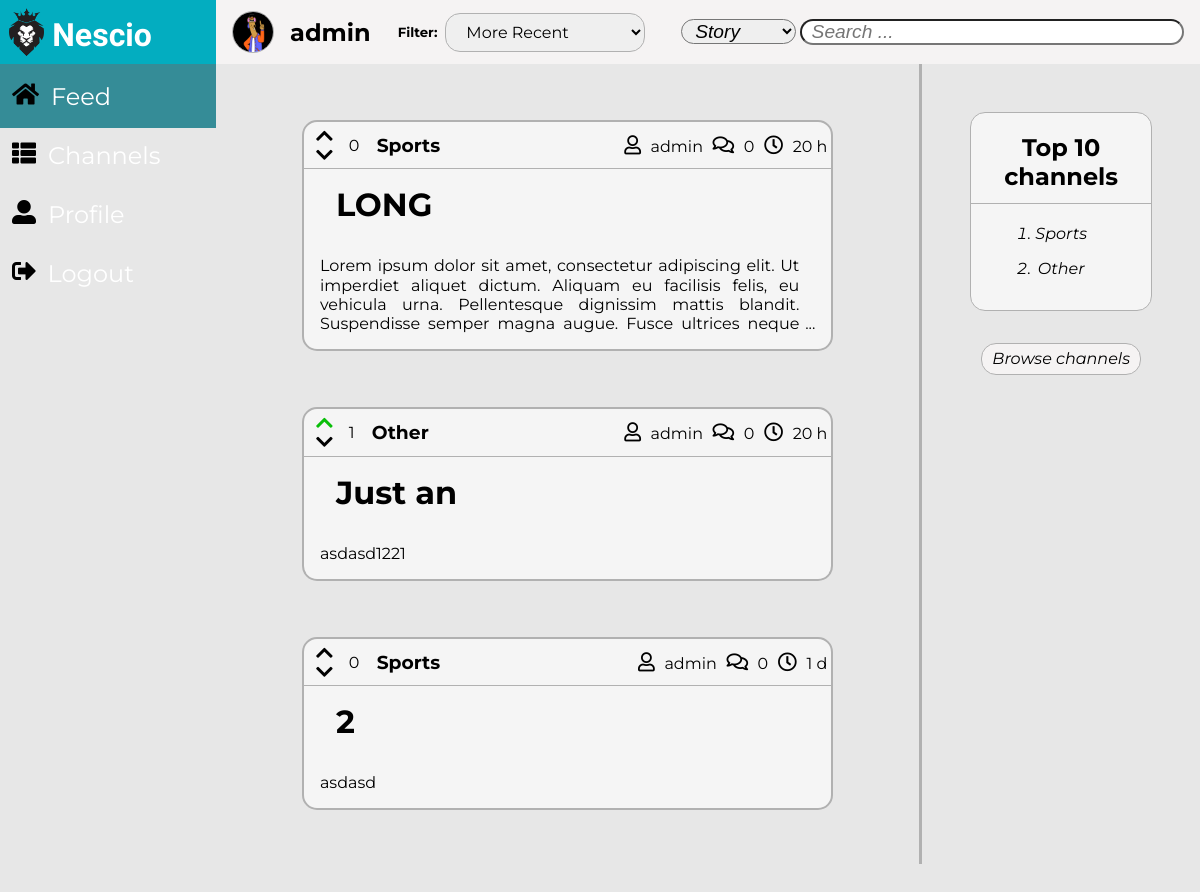
The app's page /pages/feed.php (signed in) with its own data.
### tables this page shows
CREATE TABLE Story(
    storyID INTEGER NOT NULL PRIMARY KEY,
    storyTitle TEXT NOT NULL,
    storyContent TEXT NOT NULL,
    storyPoints INTEGER,
    storyAuthor TEXT NOT NULL REFERENCES User(username),
    storyComments INTEGER NOT NULL,
    storyTime TEXT NOT NULL,
    channelName TEXT NOT NULL REFERENCES Channel(name)       
);

### pages/feed.php (called while the page is built, shortened)
<?php
    include_once('../includes/functions.php');
    include_once('../templates/tpl_common.php');
    include_once('../templates/tpl_stories.php');
    include_once('../templates/tpl_general_aside.php');
    include_once('../database/db_channel.php');
    include_once('../database/db_user.php');
    $username = $_SESSION['username'];
    $filter = isset($_GET['filter']) ? $_GET['filter'] : 2;
    $searchFilter = isset($_GET['searchFilter']) ? $_GET['searchFilter'] : 2;
    $stories = isset($_GET['search']) ? get_search_stories($filter, $searchFilter, $_GET['search']) : get_user_channel_stories($username, $filter);
    $storiesVotes = []; $votedStories = [];
    foreach($stories as $story) {
      $votes = get_story_votes($story['storyID']);
      $storiesVotes[$story['storyID']] = $votes == null ? 0 : $votes;
      $votedStories[$story['storyID']] = get_user_story_vote($username, $story['storyID']);
    }
    $channels = get_top_channels();
    draw_common(htmlentities($username), ['stories.css', 'general_aside.css'], [], htmlentities($filter), htmlentities($searchFilter));
    draw_stories(htmlentities_all($stories), htmlentities_all($storiesVotes), htmlentities_all($votedStories));
    draw_general_aside(htmlentities_all($channels), display_messages());
    draw_footer();
?>

### includes/functions.php (called while the page is built, shortened)
<?php function orderBy($value) {
    switch($value) {
    default:
        return 'storyID DESC';
    break;
    }
}
function data_converter($storyTime) {
    $newStoryTime = new DateTime(date('Y-m-d H:i:s'));
    $oldStoryTime = new DateTime($storyTime);
    $interval = date_diff($newStoryTime, $oldStoryTime);
    if($interval->format('%y') !== '0')
        return $interval->format('%y Y');
    else if($interval->format('%m') !== '0')
        return $interval->format('%m M');
    else if($interval->format('%d') !== '0')
        return $interval->format('%d d');
    else if($interval->format('%h') !== '0')
        return $interval->format('%h h');
    else if($interval->format('%i') !== '0')
        return $interval->format('%i m');
    else
        return $interval->format('%s s');
}
?>
<?php function get_image($default, $directory, $folder, $element) {
    $image = $default;
    $extensions = ['jpg', 'png', 'gif'];
    for($index = 0; $index < count($extensions); $index++) {
        if(file_exists($directory . $element . '.' . $extensions[$index])) {
            $image = $folder . $element . '.' . $extensions[$index];
            break;
        }
    }
    return $image;
} ?>

### database/db_user.php (called while the page is built, shortened)
<?php
    include_once('../includes/functions.php');
    function get_user_channel_stories($username, $filter) {
      $db = Database::instance()->db();
      $stmt = $db->prepare('SELECT * FROM Story WHERE Story.channelName IN (
                            SELECT channelName FROM Subscription WHERE username = ?) ORDER BY ' . orderBy($filter));
      $stmt->execute(array($username));
      return $stmt->fetchAll();
    }
?>

### database/db_channel.php (called while the page is built, shortened)
<?php
  include_once('../includes/functions.php');
      function get_top_channels() {
        $db = Database::instance()->db();
        $stmt = $db->prepare('SELECT channelName, count(*) as followers FROM Subscription GROUP BY channelName
                        UNION SELECT name, 0 as followers FROM Channel WHERE name NOT IN (SELECT channelName FROM Subscription) GROUP BY name ORDER BY followers DESC LIMIT 10');
        $stmt->execute(array());
        return $stmt->fetchall();
      }
?>

### templates/tpl_stories.php (the view, shortened to what this page needs)
<?php function draw_stories($stories, $storiesVotes, $votedStories) { ?>
    <div id="masterStories">
        <form method="get" action="../pages/story.php">
            <section id="stories">  <?php
                foreach($stories as $story) { ?>
                    <article id="<?= $story['storyID'] ?>" class="storyArticle">
                        <header id="storyHeader">
                            <div id="story_<?= $story['storyID'] ?>_votes" >
                                <div>
                                    <?php
                                        if($votedStories[$story['storyID']] == 1) { ?>
                                            <div class="votes">
                                                <div>
                                                    <i id="voteUp" class="fas fa-chevron-up"></i>
                                                    <i class="fas fa-chevron-down"></i>
                                                </div>
                                                <span class="storyVotes"><?= htmlentities($storiesVotes[$story['storyID']]) ?></span>
                                            </div>
                                        <?php }
                                        else if($votedStories[$story['storyID']] == -1) { ?>
                                            <div class="votes">
                                                <div>
                                                    <i class="fas fa-chevron-up"></i>
                                                    <i id="voteDown" class="fas fa-chevron-down"></i>
                                                </div>
                                                <span class="storyVotes"><?= htmlentities($storiesVotes[$story['storyID']]) ?></span>
                                            </div>
                                        <?php }
                                        else { ?>
                                            <div class="votes">
                                                <div>
                                                    <i class="fas fa-chevron-up"></i>
                                                    <i class="fas fa-chevron-down"></i>
                                                </div>
                                                <span class="storyVotes"><?= htmlentities($storiesVotes[$story['storyID']]) ?></span>
                                            </div>
                                        <?php }
                                    ?>
                                    <a href="../pages/channel.php?channelName=<?= $story['channelName'] ?>"><h3><?= $story['channelName'] ?></h3></a>
                                </div>
                                <div>
                                    <a class="author" href="../pages/profile.php?username=<?= $story['storyAuthor'] ?>"><i class="far fa-user"></i><?= $story['storyAuthor'] ?></a>
                                    <a class="comments" href="../pages/story.php?storyID=<?= $story['storyID'] ?>#comments"><i class="far fa-comments"></i><?= $story['storyComments'] ?></a>
                                    <span class="date"><i class="far fa-clock"></i><?= data_converter($story['storyTime']) ?></span>
                                </div>
                            </div>
                            <div>
                                <h1><?= $story['storyTitle'] ?></h1>
                            </div>
                        </header>
                        <div id="storySinopse">
                            <p><?= $story['storyContent'] ?></p>
                        </div>
                    </article>
                <?php } ?>
            </section>
        </form>
    </div>
<?php } ?>

### templates/tpl_common.php (shortened to what this page needs)
<?php function draw_common($username, $css_files, $js_files, $filter, $searchFilter) { ?>
    <!DOCTYPE <!DOCTYPE html>
    <html>
        <head>
            <link rel="stylesheet" href="https://use.fontawesome.com/releases/v5.5.0/css/all.css">
            <link rel="stylesheet" type="text/css" media="screen" href="../css/common.css" />
            <?php foreach($css_files as $css_file) { ?>
                <link rel="stylesheet" type="text/css" media="screen" href="../css/<?=$css_file?>" />
            <?php } ?>
        </head>
        <body>
            <?php draw_dynamic_bar($username) ?>
            <?php draw_tool_bar($username, $filter, $searchFilter) ?>
<?php } ?>
<?php function draw_dynamic_bar($username) { ?>
    <header id="dynamicBar">
        <div id="header">
            <img src="../resources/images/default/logo.png" alt="Logo">
            <h1>Nescio</h1>
        </div>
        <nav id="menu">
            <div class="mainMenu">
                <i class="fa fa-home"></i><a href="../pages/feed.php">Feed</a>
            </div>
            <div class="mainMenu">
                <i class="fa fa-th-list"></i><a href="../pages/subscriptions.php?show=subscriptions">Channels</a>
            </div>
            <div class="mainMenu">
                <i class="fa fa-user-alt"></i><a href="../pages/profile.php?username=<?= $username ?>">Profile</a>
            </div>
            <div class="mainMenu">
                <i class="fa fa-sign-out-alt"></i><a href="../actions/action_logout.php">Logout</a>
            </div>
        </nav>
    </header>
<? } ?>
<?php function draw_tool_bar($username, $filter, $searchFilter) { ?>
    <div id="toolBar">
        <div id="info">
            <img id="asideIMG" src="../resources/images/<?= get_image('default/defaultUser.jpg', '../resources/images/users/', 'users/', sha1($username)) ?>" alt="User Image">
            <a id="user-name" href="../pages/profile.php?username=<?= $username ?>"><h5><?= $username ?></h5></a>
        </div>
        <?php draw_story_filter($filter) ?>
        <?php draw_search_filter($searchFilter) ?>
    </div>
<? } ?>
<?php function draw_story_filter($filter) { ?>
    <div id="filters">
        <h5>Filter:</h5>
        <form method="get" action="<?= $_SERVER['PHP_SELF']?>">
            <select name="filter" id="filterID">
                <option <? echo $filter == 2 ? 'selected ' : '' ?>value="2">More Recent</option>
            </select>
        </form>
    </div>
<? } ?>
<?php function draw_search_filter($searchFilter) { ?>
    <div id="search">
        <form method="get" action="<?= $_SERVER['PHP_SELF']?>">
            <select name="searchFilter" id="searchFilterID">
                <option <? echo $searchFilter == 2 ? 'selected ' : '' ?>value="2">Story</option>
            </select>
            <input type="search" id="searchField" name="search" placeholder="Search ...">
        </form>
    </div>
<? } ?>
<?php function draw_footer() { ?>
        </body>
    </html>
<?php } ?>

### templates/tpl_general_aside.php (shortened to what this page needs)
<?php function draw_general_aside($channels, $messages) { ?>
    <aside>
        <div>
            <h1>Top 10 channels</h1>
            <form method="get" action="../pages/channel.php">
                <ul>
                    <?php
                        foreach($channels as $channel) {
                            ?>
                            <li id="<?= $channel['channelName'] ?>" class="asideChannelList"><?= $channel['channelName'] ?></li>
                        <?php }
                    ?>
                </ul>
            </form>
        </div>
        <form method="post" action="../pages/subscriptions.php?show=all">
            <button id="browseChannels" type="submit">Browse channels</button>
        </form>
    </aside>
<?php } ?>

### css/common.css (style rules this page uses)
:root { --background-color: rgb(231, 231, 231); --background-header-color: rgb(3, 173, 192); --background-menu-color: rgb(53, 140, 151); --background-toolBar-color: rgb(245, 243, 243); --site-name-color: white; --site-name-font: 'Exo', sans-serif; --menu-color: white; --menu-icons-color: black; --menu-font: 'Montserrat', sans-serif; --toolBar-font: 'Montserrat', sans-serif; --toolBar-info-font-size: 1.5em; --toolBar-filter-font-size: 1em; --border-color: rgb(177, 177, 177); --messages-font: 'Montserrat', sans-serif; --success-fg-color: rgb(86, 155, 13); --error-fg-color: rgb(218, 2, 13); }
body { margin: 0em; display: grid; height: 100%; overflow: hidden; grid-template-columns: auto 5.5fr 2fr; grid-template-rows: 4em 100%; grid-template-areas: "header toolBar toolBar" "menu content aside"; background-color: var(--background-color); }
#dynamicBar { width: 3.5em; transition: 1s; }
#header { grid-area: header; display: flex; background-color: var(--background-header-color); }
#header > img { max-width: 3em; max-height: 3em; padding: 0.5em 0.5em 0.5em 0.55em; }
#header > h1 { margin: 0em; padding: 0.5em 0.5em 0em 0em; height: 1.5em; display: flex; font-family: var(--site-name-font); color: var(--site-name-color); opacity: 0; transition: 0.75s; visibility: hidden; }
#menu { grid-area: menu; height: 100%; background-color: var(--background-menu-color); }
#menu { margin: 0%; flex-direction: column; display: flex; font-size: 1.5em; color: var(--menu-icons-color); }
#menu div { padding: 0.5em 0.5em; height: 1.5em; display: flex; }
#menu .mainMenu a { padding-top: 0.25em; font-family: var(--menu-font); color: var(--menu-color); opacity: 0; transition: 0.75s; visibility: hidden; }
#menu div i { padding: 0.25em 0.5em 0em 0em; color: var(--menu-icons-color); }
#toolBar { display: flex; align-items: center; justify-content: space-between; grid-area: toolBar; background-color: var(--background-toolBar-color); font-family: var(--toolBar-font); }
#toolBar div { display: inherit; align-items: inherit; }
#info { display: flex; margin: 0em; }
#info > img { margin: 0em 1em; width: 2.5em; height: 2.5em; border: solid var(--border-color) 1px; border-radius: 50%; }
#info > a h5 { margin: 0em; font-size: var(--toolBar-info-font-size); font-family: var(--toolBar-font); color: black; }
#filters > form { margin: 0em; }
#filters > form > select { margin: 0.5em; padding: 0.5em 1em; outline: none; font-size: var(--toolBar-filter-font-size); font-family: var(--toolBar-font); border: none; border: solid var(--border-color) 1px; border-radius: 15px; }
#search > form { padding-top: 1em; padding-right: 1em; }
#search > form > input { border-radius: 15px; width: 20em; padding: 0em 0.25em; outline: none; font-size: 1.2em; text-indent: 0.25em; font-style: italic; }
#search > form > select { border-radius: 15px; width: 6em; padding: 0em 0.25em; outline: none; font-size: 1.2em; text-indent: 0.25em; font-style: italic; }
a { text-decoration: none; }

### css/general_aside.css (style rules this page uses)
:root { --background-color: rgb(231, 231, 231); --background-story-color: whitesmoke; --story-text-font: 'Montserrat', sans-serif; --aside-img-font-size: 15em; --aside-username-font: 'Exo', sans-serif; --aside-username-font-size: 2em; --aside-text-font: 'Montserrat', sans-serif; --aside-button-font-size: 1em; --aside-button-background-color: rgb(245, 243, 243); --aside-button-background-color-hover: rgb(3, 173, 192); --success-fg-color: rgb(86, 155, 13); --error-fg-color: rgb(218, 2, 13); --border-color: rgb(177, 177, 177); }
aside { grid-area: aside; padding: 3em; border-left: solid var(--border-color); }
aside > div { flex-direction: column; display: flex; border-radius: 15px; text-align: center; border: solid var(--border-color) 1px; background-color: var(--background-story-color); }
aside > div h1 { padding-bottom: 0.5em; border-bottom: solid var(--border-color) 1px; font-family: var(--story-text-font); }
aside > div > form > ul { margin: 0em; padding: 0em 4em; list-style-type: decimal; }
aside > div > form > ul * { padding-bottom: 1em; font-family: var(--story-text-font); font-style: italic; }
aside > form { margin: 0em; padding: 2em 0em; text-align: center; }
#browseChannels { width: 10em; height: 2em; outline: none; border: solid var(--border-color) 1px; border-radius: 15px; background-color: var(--aside-button-background-color); text-align: center; font-style: italic; font-size: var(--aside-button-font-size); font-family: var(--aside-text-font); }

### records on screen
story: storyID "0", channelName "Sports", storyAuthor "admin", storyComments "0", storyTime "20 h", storyTitle "LONG", storyContent "Lorem ipsum dolor sit amet, consectetur adipiscing elit. Ut imperdiet aliquet dictum. Aliquam eu facilisis felis, eu vehicula urna. Pellentesque dignissim mattis blandit. Suspendisse semper magna augue. Fusce ultrices neque…"
story: storyID "1", channelName "Other", storyAuthor "admin", storyComments "0", storyTime "20 h", storyTitle "Just an", storyContent "asdasd1221"
story: storyComments "0", channelName "Sports", storyAuthor "admin", storyTime "1 d", storyTitle "2", storyContent "asdasd"

### other values on screen
$username "admin"
$channel['channelName'] "Sports"
$channel['channelName'] "Other"
